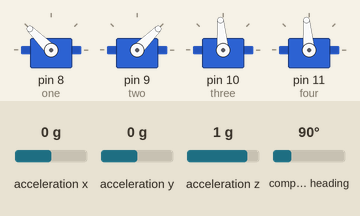
The sketch below on a simulated Arduino Uno, built with avr-gcc and run on an emulated ATmega328P. On the bench: 4 × servo. The test bench sets the inputs (shaded band); at power-on: acceleration x 0 g, acceleration y 0 g, acceleration z 1 g, compass heading 90°. What the sketch prints to the serial monitor is not drawn.

Above: at 0.2 s.
At 1.2 s:
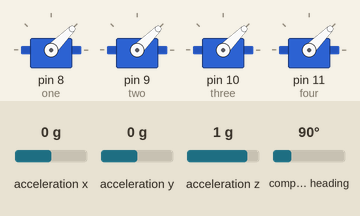
Timing chart, 0 to 2.7 s (numbered marks = the images above):
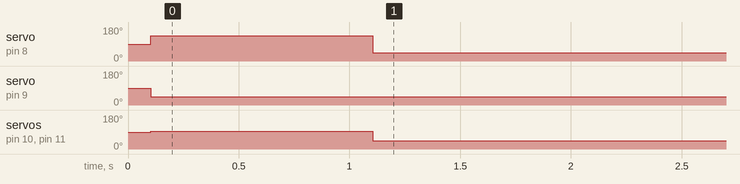

Measured:
- by itself, servo on pin 8 (one): 90° → 135° at 0.10 s, → 45° 1.0 s later
- by itself, servo on pin 9 (two): 90° → 45° at 0.10 s
- by itself, servo on pin 10 (three), servo on pin 11 (four): 90° → 95° at 0.10 s, → 45° 1.0 s later

The sketch:

accelstuffs.ino
```cpp
#include <Wire.h>
#include <Adafruit_Sensor.h>
#include <Adafruit_BNO055.h>
#include <utility/imumaths.h>
#include <Servo.h>

Adafruit_BNO055 bno = Adafruit_BNO055(55);

int count = 0;

Servo one; //stop for all is 95
Servo two;
Servo three;
Servo four;
Servo five;
void setup(void)
{
  Serial.begin(9600);
  Serial.println("Orientation Sensor Test");
  Serial.println("");
  one.attach(8);
  two.attach(9);
  three.attach(10);
  four.attach(11);

  /* Initialise the sensor */
  if(!bno.begin())
  {
    /* There was a problem detecting the BNO055 ... check your connections */
    Serial.print("Ooops, no BNO055 detected ... Check your wiring or I2C ADDR!");
    while(1);
  }

  delay(100);

  bno.setExtCrystalUse(true);
}

void loop(void)
{
  /* Get a new sensor event */
  sensors_event_t event;
  bno.getEvent(&event);
  /* Display the floating point data */
  forward();
  delay(1000);
  double x = event.orientation.x;
  double t = x;
  if (count < 3)
  {
  while (abs(t - x) < 90 or abs(t-x) > 270)
  {
    sensors_event_t ev;
    bno.getEvent(&ev);
    t = ev.orientation.x;
    spin();
    delay(10);
  }
  count++;
  }
  while (abs(t - x) < 90 or abs(t-x) > 270)
  {
    sensors_event_t ev;
    bno.getEvent(&ev);
    t = ev.orientation.x;
    spiner
    ();
    delay(10);
  }
}

void forward()
{
  one.write(135);
  two.write(45);
  three.write(95);
  four.write(95);
}

void spin()
{
  one.write(45);
  two.write(45);
  three.write(45);
  four.write(45);
}

void spiner()
{
  one.write(135);
  two.write(135);
  three.write(135);
  four.write(135);
}
```
